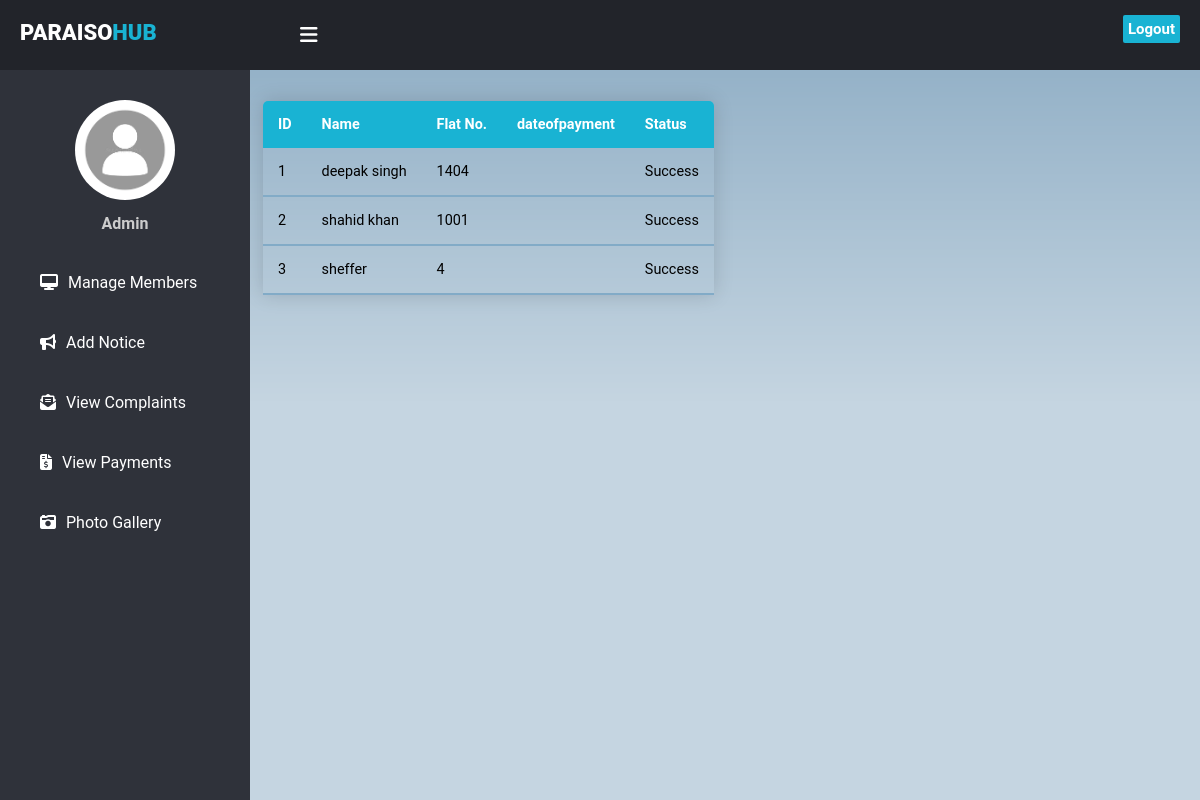
/viewpayment.php, run on the app's committed database.
### tables this page shows
CREATE TABLE IF NOT EXISTS `payrecords` (
  `ID` int NOT NULL AUTO_INCREMENT,
  `Name` varchar(100) NOT NULL,
  `Flatno` int NOT NULL,
  `Amount` int NOT NULL,
  `Status` varchar(100) NOT NULL,
  PRIMARY KEY (`ID`)
);

### viewpayment.php (the view, shortened to what this page needs)
<!DOCTYPE html>
<html lang="en">
<head>
    <link rel="stylesheet" href="dashstyle.css">
</head>
<body>
    <header>
      <label for="check">
        <i class="fas fa-bars" id="sidebar_btn"></i>
      </label>
      <div class="left_area">
        <h3>paraiso<span>HUB</span></h3>
      </div>
      <div class="right_area">
        <a href="logout.php" class="logout_btn">Logout</a>
      </div>
    </header>
    <div class="sidebar">
      <center>
        <img src="Images/download.png" class="profile_image" alt="">
        <h4> Admin </h4>
      </center>
      <a href="managemem.php"><i class="fas fa-desktop"></i><span>Manage Members</span></a>
      <a href="addnotice.php"><i class="fas fa-bullhorn"></i><span>Add Notice</span></a>
      <a href="viewcomplaints.php" class="active"><i class="fas fa-envelope-open-text"></i><span>View Complaints</span></a>
      <a href="viewpayment.php" ><i class="fas fa-file-invoice-dollar"></i><span>View Payments</span></a>
      <a href="photo.php"><i class="fas fa-camera-retro"></i><span>Photo Gallery</span></a>
    </div>
    <div class="content"><br><br><br><br>
    <?php
    $connection = mysqli_connect("localhost","root","");
    $query = "Select * from payrecords";
    $query_run = mysqli_query($connection,$query);
    ?>
    <table class="content-table">
  <thead>
    <tr>
      <th>ID</th>
      <th>Name</th>
      <th>Flat No.</th>
      <th>dateofpayment</th>
      <th>Status</th>
    </tr>
  </thead>
  <?php
    if($query_run)
    {
      while($row = mysqli_fetch_array($query_run))
      {
        ?>
    <tbody>
    <tr>
      <td><?php echo $row['ID']; ?> </td>
      <td><?php echo $row['Name']; ?> </td>
      <td><?php echo $row['Flatno']; ?> </td>
      <td><?php echo $row['dateofpayment']; ?> </td>
      <td><?php echo $row['Status']; ?> </td>
    </tr>
    </tbody>
        <?php
      }
    }
    else
    {
      echo "No Record found";
    }
    ?>
    </table>
    </div>
</body>
</html>

### dashstyle.css (style rules this page uses)
body { margin: 0; padding: 0; font-family: "Roboto", sans-serif; }
header { position:fixed; background: #22242A; padding: 20px; width: 100%; height: 30px; }
.left_area h3 { color: #fff; margin: 0; text-transform: uppercase; font-size: 22px; font-weight: 900; }
.left_area span { color: #19B3D3; }
.logout_btn { padding: 5px; background: #19B3D3; text-decoration: none; float: right; margin-top: -30px; margin-right: 40px; border-radius: 2px; font-size: 15px; font-weight: 600; color: #fff; transition: 0.5s; transition-property: background; }
.sidebar { background: #2f323a; margin-top: 70px; padding-top: 30px; position: fixed; left: 0; width: 250px; height: 100%; transition: 0.5s; transition-property: left; }
.sidebar .profile_image { width: 100px; height: 100px; border-radius: 100px; margin-bottom: 10px; }
.sidebar h4 { color: #ccc; margin-top: 0; margin-bottom: 20px; }
.sidebar a { color: #fff; display: block; width: 100%; line-height: 60px; text-decoration: none; padding-left: 40px; box-sizing: border-box; }
.sidebar i { padding-right: 10px; }
label #sidebar_btn { z-index: 1; color: #fff; position: fixed; cursor: pointer; left: 300px; font-size: 20px; margin: 5px 0; transition: 0.5s; transition-property: color; }
.content { margin-left: 250px; overflow: auto; background: url(Images/background.png) no-repeat; background-position: center; background-size: cover; height: 100vh; transition: 0.5s; }

### viewpayment.php (style rules this page uses)
.content-table { border-collapse: collapse; margin: 25px 19px; margin-left: 13px; font-size: 0.9em; min-width: 400px; border-radius: 5px 5px 0 0; overflow: hidden; box-shadow: 0 0 20px rgba(0, 0, 0, 0.15); }
.content-table thead tr { background-color: #19B3D3; color: #ffffff; text-align: left; font-weight: 900; }
.content-table th, .content-table td { padding: 15px 15px; }
.content-table tbody tr { border-bottom: 1px solid #dddddd; }
.content-table tbody tr:last-of-type { border-bottom: 2px solid #82abc7; }

### data on the page
payrecords: ID "1", Name "deepak singh", Flatno "1404", Status "Success"
payrecords: ID "2", Name "shahid khan", Flatno "1001", Status "Success"
payrecords: ID "3", Name "sheffer", Flatno "4", Status "Success"
